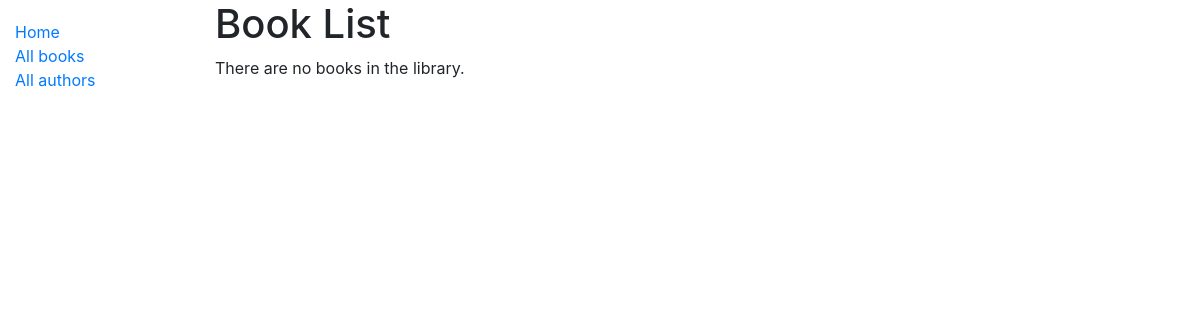
Page /catalog/books/ on the earlier database version.
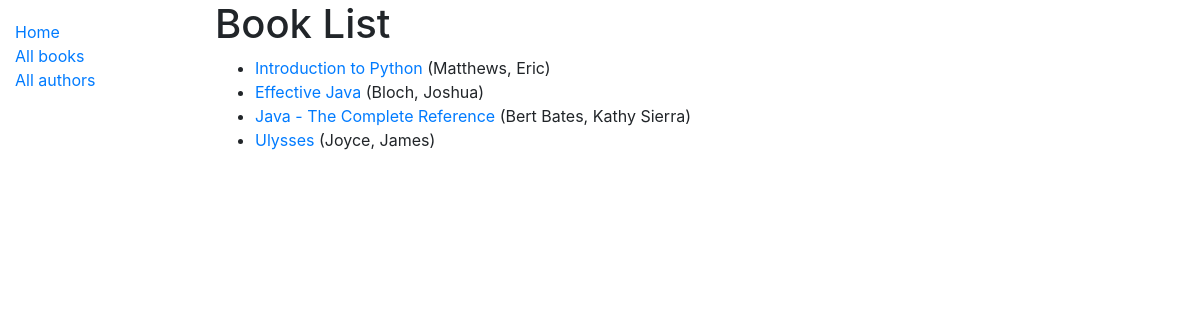
Same page on the later database version.
### catalog/models.py (models this page shows, shortened)
class Book(models.Model):
    title = models.CharField(max_length=200)
    author = models.ForeignKey('Author', on_delete=models.SET_NULL, null=True)
    summary = models.TextField(max_length=1000, help_text="Enter a brief description of the book")
    isbn = models.CharField('ISBN', max_length=13,
                            help_text='13 Character <a href="https://www.isbn-international.org/content/what-isbn'
                                      '">ISBN number</a>')
    genre = models.ManyToManyField(Genre, help_text="Select a genre for this book")
    language = models.ForeignKey('Language', on_delete=models.SET_NULL, null=True)
    def display_genre(self):
        return ', '.join([genre.name for genre in self.genre.all()[:3]])
    display_genre.short_description = 'Genre'
    def get_absolute_url(self):
        return reverse('book-detail', args=[str(self.id)])

class Author(models.Model):
    first_name = models.CharField(max_length=100)
    last_name = models.CharField(max_length=100)
    date_of_birth = models.DateField(null=True, blank=True)
    date_of_death = models.DateField('died', null=True, blank=True)
    class Meta:
        ordering = ['last_name', 'first_name']
    def __str__(self):
        return '{0}, {1}'.format(self.last_name, self.first_name)

### catalog/views.py (the view)
# urls.py: path('books/', views.BookListView.as_view(), name='books'),
class BookListView(generic.ListView):
    model = Book
    paginate_by = 10

### catalog/templates/catalog/book_list.html
{% extends "base_generic.html" %}
{% block content %}
  <h1>Book List</h1>
  {% if book_list %}
  <ul>
    {% for book in book_list %}
      <li>
        <a href="{{ book.get_absolute_url }}">{{ book.title }}</a> ({{book.author}})
      </li>
    {% endfor %}
  </ul>
  {% else %}
    <p>There are no books in the library.</p>
  {% endif %}
{% endblock %}

Differences in the rows shown:
added Book: title "Introduction to Python", author "Matthews, Eric"
added Book: title "Effective Java", author "Bloch, Joshua"
added Book: title "Java - The Complete Reference", author "Bert Bates, Kathy Sierra"
added Book: title "Ulysses", author "Joyce, James"
Other differences:
text no longer shown: "There are no books in the library."
